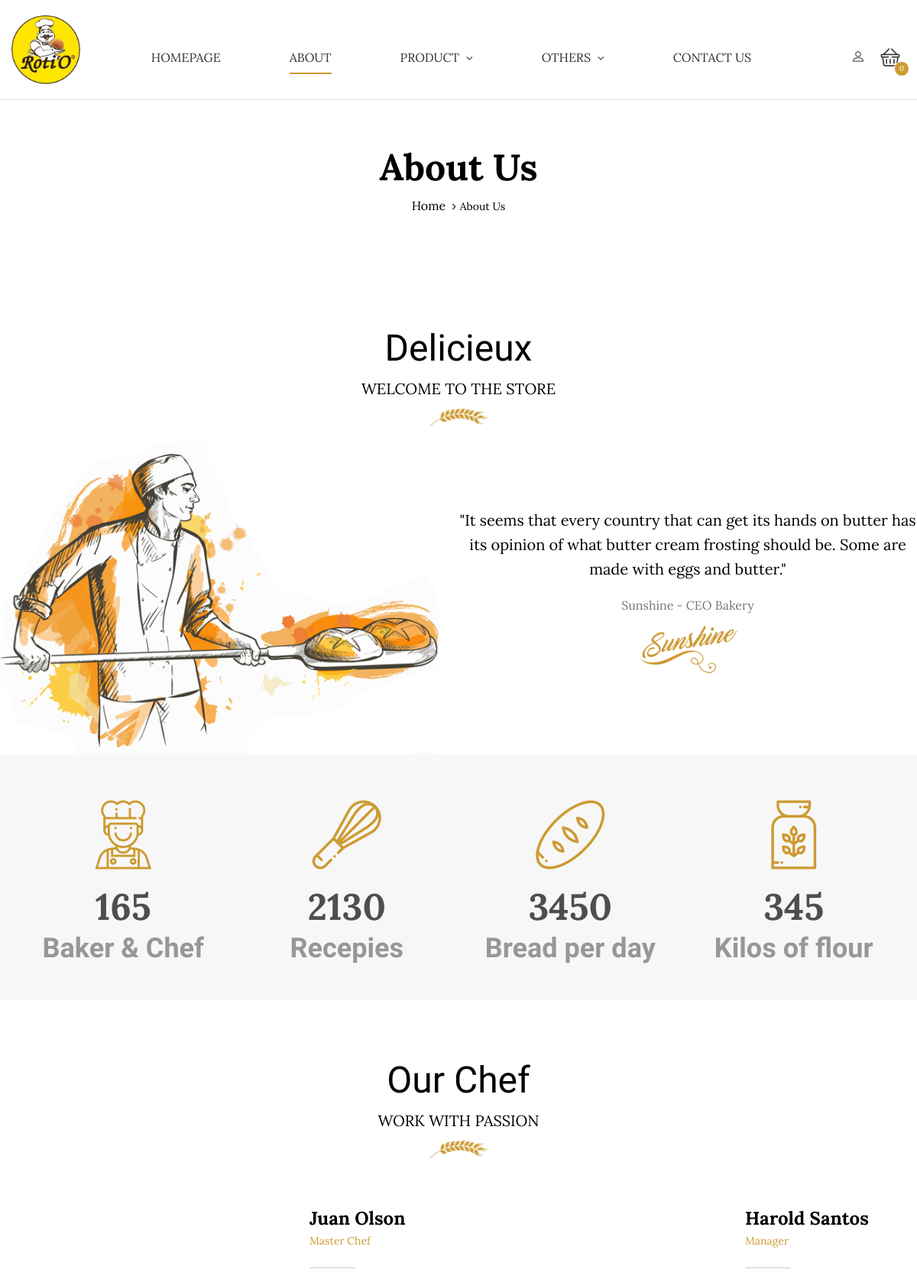
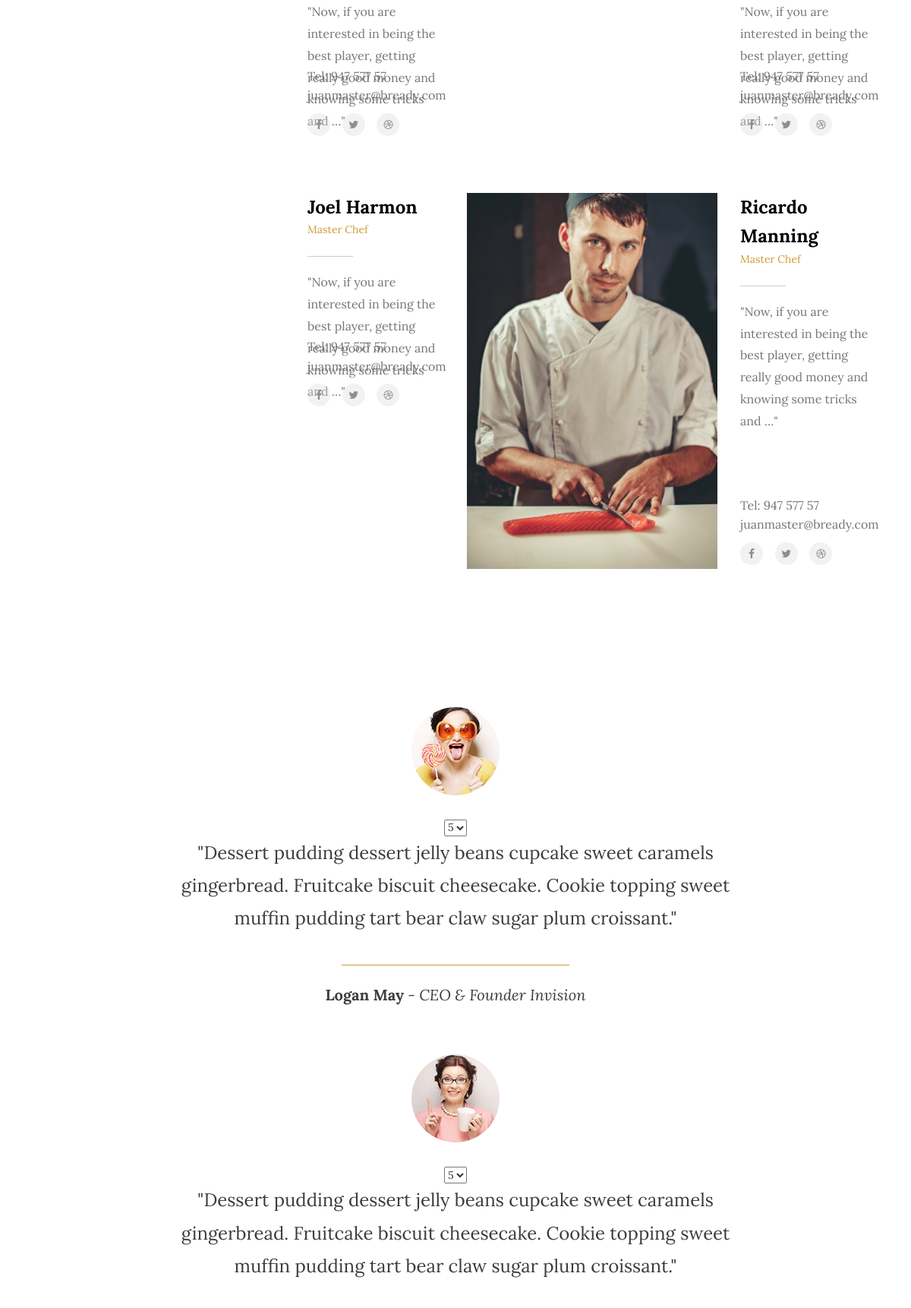
Page /about.php (upper part) on the committed database (2 pictures, top to bottom).
### tables this page shows
CREATE TABLE testimonials (
    id INT PRIMARY KEY AUTO_INCREMENT,
    name VARCHAR(100) NOT NULL,
    position VARCHAR(100),
    company VARCHAR(100),
    content TEXT NOT NULL,
    rating INT DEFAULT 5,
    image VARCHAR(255),
    is_active BOOLEAN DEFAULT TRUE,
    created_at TIMESTAMP DEFAULT CURRENT_TIMESTAMP
);

### about.php (the view, shortened to what this page needs)
<?php
require_once 'includes/functions.php';
$cart_count = 0;
$testimonials = getAllTestimonials();
?>
<!DOCTYPE html>
<html lang="en">
  <head>
    <link rel="stylesheet" href="plugins/font-awesome/css/font-awesome.min.css">
    <link rel="stylesheet" href="plugins/bakery-icon/style.css">
    <link rel="stylesheet" href="plugins/bootstrap/dist/css/bootstrap.min.css">
    <link rel="stylesheet" href="plugins/owl-carousel/assets/owl.carousel.css">
    <link rel="stylesheet" href="plugins/jquery-bar-rating/dist/themes/fontawesome-stars.css">
    <link rel="stylesheet" href="plugins/bootstrap-select/dist/css/bootstrap-select.min.css">
    <link rel="stylesheet" href="plugins/jquery-ui/jquery-ui.min.css">
    <link rel="stylesheet" href="plugins/slick/slick/slick.css">
    <link rel="stylesheet" href="plugins/lightGallery-master/dist/css/lightgallery.min.css">
    <link rel="stylesheet" href="css/style.css">
  </head>
  <body>
    <header class="header header--3" data-sticky="false">
      <div class="ps-container">
        <nav class="navigation">
          <div class="header-wrapper">
            <div class="header-logo">
              <a class="ps-logo" href="index.php">
                <img src="images/logo-rotio.png" alt="">
              </a>
            </div>
            <div class="header-nav">
              <ul class="menu">
                <li class="menu-item-has-children">
                  <a href="index.php">Homepage</a>
                </li>
                <li class="menu-item-has-children current-menu-item">
                  <a href="about.php">About</a>
                </li>
                <li class="menu-item-has-children">
                  <a href="#">Product</a>
                  <span class="sub-toggle">
                    <i class="fa fa-angle-down"></i>
                  </span>
                </li>
                <li class="menu-item-has-children">
                  <a href="#">Others</a>
                  <span class="sub-toggle">
                    <i class="fa fa-angle-down"></i>
                  </span>
                </li>
                <li>
                  <a href="contact.php">Contact Us</a>
                </li>
              </ul>
            </div>
            <div class="header__actions">
              <div class="header-profile">
                <?php if (isset($_SESSION['user_id'])): ?>
                  <div class="ps-dropdown">
                    <a href="#" class="dropdown-toggle" data-toggle="dropdown">
                      <i class="ba-profile"></i>
                      <span><?php echo htmlspecialchars($_SESSION['user_name']); ?></span>
                    </a>
                    <ul class="dropdown-menu">
                      <li>
                        <a href="logo-orders.php">My Orders</a>
                      </li>
                      <li>
                        <a href="profile.php">Profile</a>
                      </li>
                      <li>
                        <hr class="dropdown-divider">
                      </li>
                      <li>
                        <a href="logout.php">Logout</a>
                      </li>
                    </ul>
                  </div>
                <?php else: ?>
                  <a href="login.php">
                    <i class="ba-profile"></i>
                  </a>
                <?php endif; ?>
              </div>
              <div class="header-cart">
                <div class="ps-cart">
                  <a class="ps-cart__toggle" href="cart.php">
                    <span>
                      <i><?php echo $cart_count; ?></i>
                    </span>
                    <i class="ba-shopping"></i>
                  </a>
                </div>
              </div>
            </div>
          </div>
        </nav>
      </div>
    </header>
    <div class="ps-hero bg--cover" data-background="images/hero/about.jpg">
      <div class="ps-hero__content">
        <h1> About Us</h1>
        <div class="ps-breadcrumb">
          <ol class="breadcrumb">
            <li><a href="index.php">Home</a></li>
            <li class="active">About Us</li>
          </ol>
        </div>
      </div>
    </div>
    <div class="ps-about-intro">
      <div class="ps-container">
        <div class="ps-section__header text-center">
          <h3 class="ps-section__title">Delicieux</h3>
          <p>WELCOME TO THE STORE</p><span><img src="images/icons/floral.png" alt=""></span>
        </div>
      </div>
      <div class="ps-block--signature">
        <div class="ps-block__thumbnail"><img src="images/signature.png" alt=""></div>
        <div class="ps-block__content">
          <p>"It seems that every country that can get its hands on butter has its opinion of what butter cream frosting should be. Some are made with eggs and butter."</p><small>Sunshine -  CEO Bakery</small><img src="images/signature-2.png" alt="">
        </div>
      </div>
      <div class="ps-about-number">
        <div class="ps-container">
          <div class="row">
            <div class="col-lg-3 col-md-6 col-sm-6 col-xs-12 ">
              <div class="ps-block--countdown"><i class="ba-biscuit-1"></i><span class="number ps-block__number" data-from="0" data-to="165"> 165</span>
                <h4>Baker & Chef</h4>
              </div>
            </div>
            <div class="col-lg-3 col-md-6 col-sm-6 col-xs-12 ">
              <div class="ps-block--countdown"><i class="ba-mixer"></i><span class="number ps-block__number" data-from="0" data-to="2130"> 2130</span>
                <h4>Recepies</h4>
              </div>
            </div>
            <div class="col-lg-3 col-md-6 col-sm-6 col-xs-12 ">
              <div class="ps-block--countdown"><i class="ba-bread-2"></i><span class="number ps-block__number" data-from="0" data-to="3450"> 3450</span>
                <h4>Bread per day</h4>
              </div>
            </div>
            <div class="col-lg-3 col-md-6 col-sm-6 col-xs-12 ">
              <div class="ps-block--countdown"><i class="ba-flour"></i><span class="number ps-block__number" data-from="0" data-to="345"> 345</span>
                <h4>Kilos of flour</h4>
              </div>
            </div>
          </div>
        </div>
      </div>
    </div>
    <div class="ps-our-people">
      <div class="ps-container">
        <div class="ps-section__header text-center">
          <h3 class="ps-section__title">Our Chef</h3>
          <p>Work with Passion</p><span><img src="images/icons/floral.png" alt=""></span>
        </div>
        <div class="col-lg-6 col-md-6 col-sm-12 col-xs-12 ">
          <div class="ps-block--people">
            <div class="ps-block__thumbnail"><img src="images/people/1.png" alt=""></div>
            <div class="ps-block__content">
              <div class="ps-block__header">
                <h3>Juan Olson</h3><span>Master Chef</span>
              </div>
              <p>"Now, if you are interested in being the best player, getting really good money and knowing some tricks and  …"</p>
              <div class="ps-block__footer">
                <p>Tel: 947 577 57 <br><a href="#">juanmaster@bready.com</a></p>
                <ul class="ps-list--social">
                  <li><a href="#"><i class="fa fa-facebook"></i></a></li>
                  <li><a href="#"><i class="fa fa-twitter"></i></a></li>
                  <li><a href="#"><i class="fa fa-dribbble"></i></a></li>
                </ul>
              </div>
            </div>
          </div>
        </div>
        <div class="col-lg-6 col-md-6 col-sm-12 col-xs-12 ">
          <div class="ps-block--people">
            <div class="ps-block__thumbnail"><img src="images/people/2.png" alt=""></div>
            <div class="ps-block__content">
              <div class="ps-block__header">
                <h3>Harold Santos</h3><span>Manager</span>
              </div>
              <p>"Now, if you are interested in being the best player, getting really good money and knowing some tricks and  …"</p>
              <div class="ps-block__footer">
                <p>Tel: 947 577 57 <br><a href="#">juanmaster@bready.com</a></p>
                <ul class="ps-list--social">
                  <li><a href="#"><i class="fa fa-facebook"></i></a></li>
                  <li><a href="#"><i class="fa fa-twitter"></i></a></li>
                  <li><a href="#"><i class="fa fa-dribbble"></i></a></li>
                </ul>
              </div>
            </div>
          </div>
        </div>
        <div class="col-lg-6 col-md-6 col-sm-12 col-xs-12 ">
          <div class="ps-block--people">
            <div class="ps-block__thumbnail"><img src="images/people/3.png" alt=""></div>
            <div class="ps-block__content">
              <div class="ps-block__header">
                <h3>Joel Harmon</h3><span>Master Chef</span>
              </div>
              <p>"Now, if you are interested in being the best player, getting really good money and knowing some tricks and  …"</p>
              <div class="ps-block__footer">
                <p>Tel: 947 577 57 <br><a href="#">juanmaster@bready.com</a></p>
                <ul class="ps-list--social">
                  <li><a href="#"><i class="fa fa-facebook"></i></a></li>
                  <li><a href="#"><i class="fa fa-twitter"></i></a></li>
                  <li><a href="#"><i class="fa fa-dribbble"></i></a></li>
                </ul>
              </div>
            </div>
          </div>
        </div>
        <div class="col-lg-6 col-md-6 col-sm-12 col-xs-12 ">
          <div class="ps-block--people">
            <div class="ps-block__thumbnail"><img src="images/people/4.png" alt=""></div>
            <div class="ps-block__content">
              <div class="ps-block__header">
                <h3>Ricardo Manning</h3><span>Master Chef</span>
              </div>
              <p>"Now, if you are interested in being the best player, getting really good money and knowing some tricks and  …"</p>
              <div class="ps-block__footer">
                <p>Tel: 947 577 57 <br><a href="#">juanmaster@bready.com</a></p>
                <ul class="ps-list--social">
                  <li><a href="#"><i class="fa fa-facebook"></i></a></li>
                  <li><a href="#"><i class="fa fa-twitter"></i></a></li>
                  <li><a href="#"><i class="fa fa-dribbble"></i></a></li>
                </ul>
              </div>
            </div>
          </div>
        </div>
      </div>
    </div>
    <div class="ps-testimonials bg--parallax" data-background="images/bg/testimonials.jpg">
      <div class="ps-container">
        <div class="ps-carousel--testimonial owl-slider" data-owl-auto="true" data-owl-loop="true" data-owl-speed="5000" data-owl-gap="0" data-owl-nav="false" data-owl-dots="true" data-owl-item="1" data-owl-item-xs="1" data-owl-item-sm="1" data-owl-item-md="1" data-owl-item-lg="1" data-owl-duration="1000" data-owl-mousedrag="off" data-owl-animate-in="fadeIn" data-owl-animate-out="fadeOut">
          <?php foreach ($testimonials as $testimonial): ?>
          <div class="ps-block--tesimonial">
            <div class="ps-block__user">
              <?php if (!empty($testimonial['image_data'])): ?>
                <?php echo displayImage($testimonial['image_data'], $testimonial['image_mime'], '', $testimonial['name']); ?>
              <?php else: ?>
                <img src="<?php echo $testimonial['image']; ?>" alt="<?php echo $testimonial['name']; ?>">
              <?php endif; ?>
            </div>
            <div class="ps-block__content">
              <?php echo displayRating($testimonial['rating']); ?>
              <p>"<?php echo $testimonial['content']; ?>"</p>
            </div>
            <div class="ps-block__footer">
              <p><strong><?php echo $testimonial['name']; ?></strong>  - <?php echo $testimonial['position']; ?> <?php echo $testimonial['company']; ?></p>
            </div>
          </div>
          <?php endforeach; ?>
        </div>
      </div>
    </div>
  </body>
</html>

### includes/functions.php (shortened to what this page needs)
<?php
function getAllTestimonials($limit = null) {
    $database = new Database();
    $db = $database->getConnection();
    $sql = "SELECT * FROM testimonials WHERE is_active = 1 ORDER BY created_at DESC";
    $stmt = $db->prepare($sql);
    $stmt->execute();
    return $stmt->fetchAll(PDO::FETCH_ASSOC);
}
function displayRating($rating) {
    $html = '<select class="ps-rating">';
    for ($i = 1; $i <= 5; $i++) {
        $selected = ($i <= $rating) ? 'selected' : '';
        $html .= '<option value="' . $i . '" ' . $selected . '>' . $i . '</option>';
    }
    $html .= '</select>';
    return $html;
}
?>

### rows in the picture
testimonials: image (picture), content "Dessert pudding dessert jelly beans cupcake sweet caramels gingerbread. Fruitcake biscuit cheesecake. Cookie topping sweet muffin pudding tart bear claw sugar plum croissant.", name "Logan May", position "CEO & Founder", company "Invision"
testimonials: image (picture), content "Dessert pudding dessert jelly beans cupcake sweet caramels gingerbread. Fruitcake biscuit cheesecake. Cookie topping sweet muffin pudding tart bear claw sugar plum croissant."

### other values in the picture
$cart_count "0"
form field value "5"
